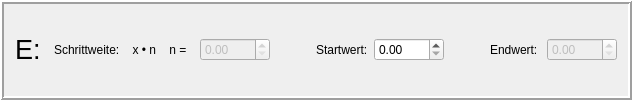
    <widget class="QFrame" name="fr_E">
     <property name="sizePolicy">
      <sizepolicy hsizetype="Preferred" vsizetype="Fixed">
       <horstretch>0</horstretch>
       <verstretch>0</verstretch>
      </sizepolicy>
     </property>
     <property name="frameShape">
      <enum>QFrame::Box</enum>
     </property>
     <property name="frameShadow">
      <enum>QFrame::Raised</enum>
     </property>
     <property name="lineWidth">
      <number>2</number>
     </property>
     <layout class="QHBoxLayout" name="horizontalLayout_3">
      <item>
       <widget class="QLabel" name="lb_E">
        <property name="sizePolicy">
         <sizepolicy hsizetype="Preferred" vsizetype="Fixed">
          <horstretch>0</horstretch>
          <verstretch>0</verstretch>
         </sizepolicy>
        </property>
        <property name="font">
         <font>
          <family>Arial</family>
          <pointsize>20</pointsize>
          <weight>50</weight>
          <bold>false</bold>
         </font>
        </property>
        <property name="text">
         <string>E: </string>
        </property>
       </widget>
      </item>
      <item>
       <widget class="QLabel" name="lb_StepValueE">
        <property name="sizePolicy">
         <sizepolicy hsizetype="Preferred" vsizetype="Fixed">
          <horstretch>0</horstretch>
          <verstretch>0</verstretch>
         </sizepolicy>
        </property>
        <property name="text">
         <string>Schrittweite:    x • n    n =  </string>
        </property>
       </widget>
      </item>
      <item>
       <widget class="QDoubleSpinBox" name="dsb_StepVauleE">
        <property name="enabled">
         <bool>false</bool>
        </property>
        <property name="sizePolicy">
         <sizepolicy hsizetype="Fixed" vsizetype="Fixed">
          <horstretch>0</horstretch>
          <verstretch>0</verstretch>
         </sizepolicy>
        </property>
        <property name="minimumSize">
         <size>
          <width>70</width>
          <height>0</height>
         </size>
        </property>
        <property name="maximumSize">
         <size>
          <width>70</width>
          <height>16777215</height>
         </size>
        </property>
       </widget>
      </item>
      <item>
       <spacer name="horizontalSpacer">
        <property name="orientation">
         <enum>Qt::Horizontal</enum>
        </property>
        <property name="sizeHint" stdset="0">
         <size>
          <width>40</width>
          <height>20</height>
         </size>
        </property>
       </spacer>
      </item>
      <item>
       <widget class="QLabel" name="lb_StartValueE">
        <property name="sizePolicy">
         <sizepolicy hsizetype="Preferred" vsizetype="Fixed">
          <horstretch>0</horstretch>
          <verstretch>0</verstretch>
         </sizepolicy>
        </property>
        <property name="text">
         <string>Startwert:</string>
        </property>
       </widget>
      </item>
      <item>
       <widget class="QDoubleSpinBox" name="dsb_StartValueE">
        <property name="sizePolicy">
         <sizepolicy hsizetype="Fixed" vsizetype="Fixed">
          <horstretch>0</horstretch>
          <verstretch>0</verstretch>
         </sizepolicy>
        </property>
        <property name="minimumSize">
         <size>
          <width>70</width>
          <height>0</height>
         </size>
        </property>
        <property name="maximumSize">
         <size>
          <width>70</width>
          <height>16777215</height>
         </size>
        </property>
       </widget>
      </item>
      <item>
       <spacer name="horizontalSpacer_2">
        <property name="orientation">
         <enum>Qt::Horizontal</enum>
        </property>
        <property name="sizeType">
         <enum>QSizePolicy::Fixed</enum>
        </property>
        <property name="sizeHint" stdset="0">
         <size>
          <width>40</width>
          <height>20</height>
         </size>
        </property>
       </spacer>
      </item>
      <item>
       <widget class="QLabel" name="lb_EndE">
        <property name="sizePolicy">
         <sizepolicy hsizetype="Preferred" vsizetype="Fixed">
          <horstretch>0</horstretch>
          <verstretch>0</verstretch>
         </sizepolicy>
        </property>
        <property name="text">
         <string>Endwert: </string>
        </property>
       </widget>
      </item>
      <item>
       <widget class="QDoubleSpinBox" name="dsb_EndValueE">
        <property name="enabled">
         <bool>false</bool>
        </property>
        <property name="minimumSize">
         <size>
          <width>70</width>
          <height>0</height>
         </size>
        </property>
        <property name="maximumSize">
         <size>
          <width>70</width>
          <height>16777215</height>
         </size>
        </property>
       </widget>
      </item>
     </layout>
    </widget>
